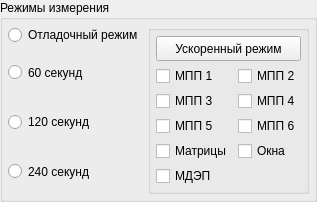
             <widget class="QGroupBox" name="SKE_measIntervalGBox">
              <property name="sizePolicy">
               <sizepolicy hsizetype="Expanding" vsizetype="Expanding">
                <horstretch>0</horstretch>
                <verstretch>0</verstretch>
               </sizepolicy>
              </property>
              <property name="minimumSize">
               <size>
                <width>230</width>
                <height>80</height>
               </size>
              </property>
              <property name="title">
               <string>Режимы измерения</string>
              </property>
              <layout class="QGridLayout" name="gridLayout_13">
               <property name="leftMargin">
                <number>5</number>
               </property>
               <property name="topMargin">
                <number>5</number>
               </property>
               <property name="rightMargin">
                <number>5</number>
               </property>
               <property name="bottomMargin">
                <number>5</number>
               </property>
               <property name="spacing">
                <number>5</number>
               </property>
               <item row="1" column="0">
                <widget class="QRadioButton" name="SKE_mInterval60sRButt">
                 <property name="sizePolicy">
                  <sizepolicy hsizetype="Expanding" vsizetype="Minimum">
                   <horstretch>0</horstretch>
                   <verstretch>0</verstretch>
                  </sizepolicy>
                 </property>
                 <property name="minimumSize">
                  <size>
                   <width>50</width>
                   <height>20</height>
                  </size>
                 </property>
                 <property name="text">
                  <string>60 секунд</string>
                 </property>
                 <property name="checked">
                  <bool>false</bool>
                 </property>
                </widget>
               </item>
               <item row="3" column="0">
                <widget class="QRadioButton" name="SKE_mInterval240sRButt">
                 <property name="sizePolicy">
                  <sizepolicy hsizetype="Expanding" vsizetype="Minimum">
                   <horstretch>0</horstretch>
                   <verstretch>0</verstretch>
                  </sizepolicy>
                 </property>
                 <property name="minimumSize">
                  <size>
                   <width>50</width>
                   <height>20</height>
                  </size>
                 </property>
                 <property name="text">
                  <string>240 секунд</string>
                 </property>
                </widget>
               </item>
               <item row="2" column="0">
                <widget class="QRadioButton" name="SKE_mInterval120sRButt">
                 <property name="sizePolicy">
                  <sizepolicy hsizetype="Expanding" vsizetype="Minimum">
                   <horstretch>0</horstretch>
                   <verstretch>0</verstretch>
                  </sizepolicy>
                 </property>
                 <property name="minimumSize">
                  <size>
                   <width>50</width>
                   <height>20</height>
                  </size>
                 </property>
                 <property name="text">
                  <string>120 секунд</string>
                 </property>
                </widget>
               </item>
               <item row="0" column="0">
                <widget class="QRadioButton" name="SKE_dbgMIntPbutton">
                 <property name="sizePolicy">
                  <sizepolicy hsizetype="Expanding" vsizetype="Fixed">
                   <horstretch>0</horstretch>
                   <verstretch>0</verstretch>
                  </sizepolicy>
                 </property>
                 <property name="minimumSize">
                  <size>
                   <width>0</width>
                   <height>20</height>
                  </size>
                 </property>
                 <property name="text">
                  <string>Отладочный режим</string>
                 </property>
                 <property name="checkable">
                  <bool>true</bool>
                 </property>
                </widget>
               </item>
               <item row="0" column="1" rowspan="4">
                <widget class="QGroupBox" name="groupBox_2">
                 <property name="sizePolicy">
                  <sizepolicy hsizetype="Expanding" vsizetype="Expanding">
                   <horstretch>0</horstretch>
                   <verstretch>0</verstretch>
                  </sizepolicy>
                 </property>
                 <property name="minimumSize">
                  <size>
                   <width>50</width>
                   <height>160</height>
                  </size>
                 </property>
                 <property name="title">
                  <string/>
                 </property>
                 <layout class="QGridLayout" name="gridLayout_15">
                  <property name="leftMargin">
                   <number>5</number>
                  </property>
                  <property name="topMargin">
                   <number>5</number>
                  </property>
                  <property name="rightMargin">
                   <number>5</number>
                  </property>
                  <property name="bottomMargin">
                   <number>5</number>
                  </property>
                  <property name="verticalSpacing">
                   <number>5</number>
                  </property>
                  <item row="3" column="0">
                   <widget class="QCheckBox" name="SKE_mpp1speedChBox">
                    <property name="text">
                     <string>МПП 1</string>
                    </property>
                   </widget>
                  </item>
                  <item row="3" column="1">
                   <widget class="QCheckBox" name="SKE_mpp2speedChBox">
                    <property name="text">
                     <string>МПП 2</string>
                    </property>
                   </widget>
                  </item>
                  <item row="4" column="1">
                   <widget class="QCheckBox" name="SKE_mpp4speedChBox">
                    <property name="text">
                     <string>МПП 4</string>
                    </property>
                   </widget>
                  </item>
                  <item row="4" column="0">
                   <widget class="QCheckBox" name="SKE_mpp3speedChBox">
                    <property name="text">
                     <string>МПП 3</string>
                    </property>
                   </widget>
                  </item>
                  <item row="6" column="1">
                   <widget class="QCheckBox" name="SKE_windspeedChBox">
                    <property name="text">
                     <string>Окна</string>
                    </property>
                   </widget>
                  </item>
                  <item row="6" column="0">
                   <widget class="QCheckBox" name="SKE_matrixspeedChBox">
                    <property name="text">
                     <string>Матрицы</string>
                    </property>
                   </widget>
                  </item>
                  <item row="7" column="0">
                   <widget class="QCheckBox" name="SKE_depspeedChBox">
                    <property name="text">
                     <string>МДЭП</string>
                    </property>
                   </widget>
                  </item>
                  <item row="5" column="0">
                   <widget class="QCheckBox" name="SKE_mpp5speedChBox">
                    <property name="text">
                     <string>МПП 5</string>
                    </property>
                   </widget>
                  </item>
                  <item row="5" column="1">
                   <widget class="QCheckBox" name="SKE_mpp6speedChBox">
                    <property name="text">
                     <string>МПП 6</string>
                    </property>
                   </widget>
                  </item>
                  <item row="0" column="0" colspan="2">
                   <widget class="QPushButton" name="SKE_mInterval1sPButton">
                    <property name="minimumSize">
                     <size>
                      <width>0</width>
                      <height>25</height>
                     </size>
                    </property>
                    <property name="text">
                     <string>Ускоренный режим</string>
                    </property>
                    <property name="checkable">
                     <bool>true</bool>
                    </property>
                   </widget>
                  </item>
                 </layout>
                </widget>
               </item>
              </layout>
             </widget>
